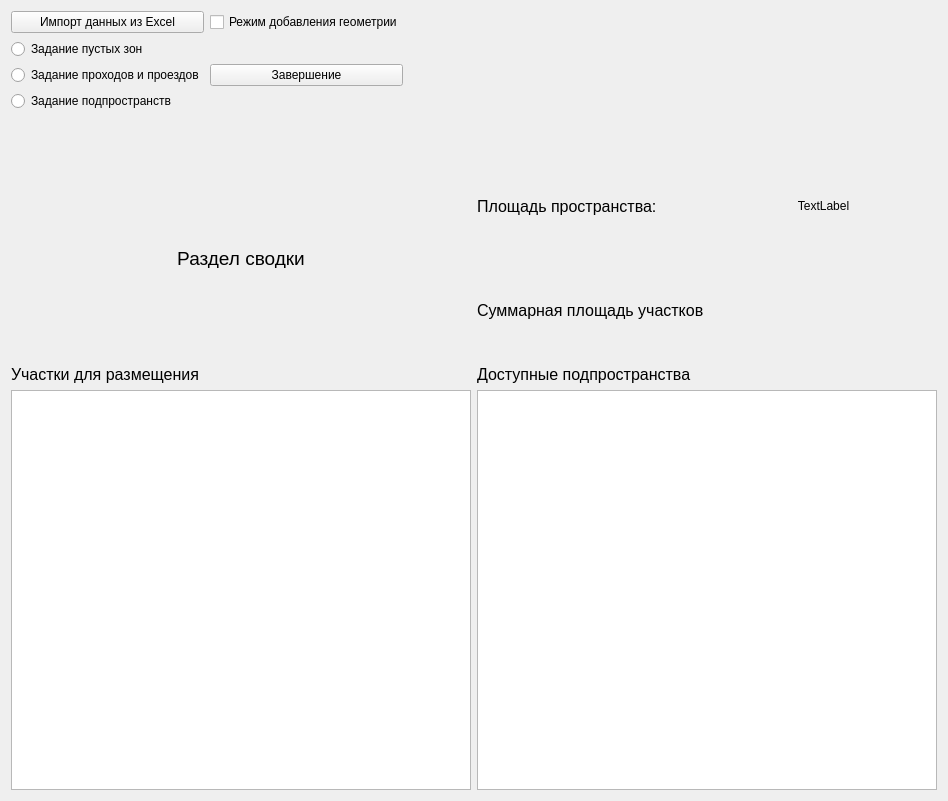
<?xml version="1.0" encoding="UTF-8"?>
<ui version="4.0">
 <class>PreProcessWindow</class>
 <widget class="QWidget" name="PreProcessWindow">
  <property name="geometry">
   <rect>
    <x>0</x>
    <y>0</y>
    <width>948</width>
    <height>801</height>
   </rect>
  </property>
  <property name="windowTitle">
   <string>Form</string>
  </property>
  <layout class="QVBoxLayout" name="verticalLayout_2">
   <item>
    <layout class="QHBoxLayout" name="horizontalLayout_2">
     <item>
      <layout class="QGridLayout" name="gridLayout">
       <item row="0" column="0">
        <widget class="QPushButton" name="ExcelImportBtn">
         <property name="sizePolicy">
          <sizepolicy hsizetype="Preferred" vsizetype="Fixed">
           <horstretch>0</horstretch>
           <verstretch>0</verstretch>
          </sizepolicy>
         </property>
         <property name="text">
          <string>Импорт данных из Excel</string>
         </property>
        </widget>
       </item>
       <item row="0" column="1">
        <widget class="QCheckBox" name="checkBox_spaceedit">
         <property name="text">
          <string>Режим добавления геометрии</string>
         </property>
        </widget>
       </item>
       <item row="1" column="1">
        <widget class="QPushButton" name="PreExitBtn">
         <property name="text">
          <string>Завершение</string>
         </property>
        </widget>
       </item>
       <item row="1" column="0">
        <layout class="QVBoxLayout" name="verticalLayout">
         <item>
          <widget class="QRadioButton" name="radioVoid">
           <property name="text">
            <string>Задание пустых зон</string>
           </property>
          </widget>
         </item>
         <item>
          <widget class="QRadioButton" name="radioRoad">
           <property name="text">
            <string>Задание проходов и проездов</string>
           </property>
          </widget>
         </item>
         <item>
          <widget class="QRadioButton" name="radioSubArea">
           <property name="text">
            <string>Задание подпространств</string>
           </property>
          </widget>
         </item>
        </layout>
       </item>
      </layout>
     </item>
     <item>
      <spacer name="horizontalSpacer_2">
       <property name="orientation">
        <enum>Qt::Horizontal</enum>
       </property>
       <property name="sizeType">
        <enum>QSizePolicy::MinimumExpanding</enum>
       </property>
       <property name="sizeHint" stdset="0">
        <size>
         <width>40</width>
         <height>20</height>
        </size>
       </property>
      </spacer>
     </item>
    </layout>
   </item>
   <item>
    <spacer name="verticalSpacer">
     <property name="orientation">
      <enum>Qt::Vertical</enum>
     </property>
     <property name="sizeType">
      <enum>QSizePolicy::Fixed</enum>
     </property>
     <property name="sizeHint" stdset="0">
      <size>
       <width>20</width>
       <height>40</height>
      </size>
     </property>
    </spacer>
   </item>
   <item>
    <layout class="QHBoxLayout" name="horizontalLayout">
     <item>
      <widget class="QLabel" name="label_2">
       <property name="sizePolicy">
        <sizepolicy hsizetype="Preferred" vsizetype="Fixed">
         <horstretch>0</horstretch>
         <verstretch>0</verstretch>
        </sizepolicy>
       </property>
       <property name="maximumSize">
        <size>
         <width>16777215</width>
         <height>20</height>
        </size>
       </property>
       <property name="font">
        <font>
         <pointsize>14</pointsize>
        </font>
       </property>
       <property name="text">
        <string>Раздел сводки</string>
       </property>
       <property name="alignment">
        <set>Qt::AlignCenter</set>
       </property>
      </widget>
     </item>
     <item>
      <layout class="QVBoxLayout" name="verticalLayout_4">
       <item>
        <layout class="QGridLayout" name="gridLayout_3">
         <item row="1" column="0">
          <widget class="QLabel" name="SiteAreaLabel">
           <property name="font">
            <font>
             <pointsize>12</pointsize>
            </font>
           </property>
           <property name="text">
            <string>Суммарная площадь участков</string>
           </property>
          </widget>
         </item>
         <item row="0" column="0">
          <widget class="QLabel" name="FCLAreaLabel">
           <property name="font">
            <font>
             <pointsize>12</pointsize>
            </font>
           </property>
           <property name="text">
            <string>Площадь пространства:</string>
           </property>
          </widget>
         </item>
         <item row="0" column="1">
          <widget class="QLabel" name="FCL_Var_label">
           <property name="text">
            <string>TextLabel</string>
           </property>
           <property name="alignment">
            <set>Qt::AlignCenter</set>
           </property>
          </widget>
         </item>
         <item row="1" column="1">
          <widget class="QLabel" name="SiteAreaLabel_2">
           <property name="text">
            <string> </string>
           </property>
           <property name="alignment">
            <set>Qt::AlignCenter</set>
           </property>
          </widget>
         </item>
        </layout>
       </item>
      </layout>
     </item>
    </layout>
   </item>
   <item>
    <layout class="QGridLayout" name="gridLayout_2">
     <item row="1" column="1">
      <widget class="QTableWidget" name="Areas_Table">
       <property name="sizePolicy">
        <sizepolicy hsizetype="Preferred" vsizetype="Preferred">
         <horstretch>0</horstretch>
         <verstretch>0</verstretch>
        </sizepolicy>
       </property>
       <property name="minimumSize">
        <size>
         <width>400</width>
         <height>400</height>
        </size>
       </property>
      </widget>
     </item>
     <item row="0" column="0">
      <widget class="QLabel" name="label_3">
       <property name="font">
        <font>
         <pointsize>12</pointsize>
        </font>
       </property>
       <property name="text">
        <string>Участки для размещения</string>
       </property>
      </widget>
     </item>
     <item row="1" column="0">
      <widget class="QTableWidget" name="SIte_Table">
       <property name="sizePolicy">
        <sizepolicy hsizetype="Preferred" vsizetype="Preferred">
         <horstretch>0</horstretch>
         <verstretch>0</verstretch>
        </sizepolicy>
       </property>
       <property name="minimumSize">
        <size>
         <width>400</width>
         <height>400</height>
        </size>
       </property>
      </widget>
     </item>
     <item row="0" column="1">
      <widget class="QLabel" name="label_4">
       <property name="sizePolicy">
        <sizepolicy hsizetype="Preferred" vsizetype="Fixed">
         <horstretch>0</horstretch>
         <verstretch>0</verstretch>
        </sizepolicy>
       </property>
       <property name="font">
        <font>
         <pointsize>12</pointsize>
        </font>
       </property>
       <property name="text">
        <string>Доступные подпространства</string>
       </property>
      </widget>
     </item>
    </layout>
   </item>
  </layout>
 </widget>
 <resources/>
 <connections/>
</ui>
